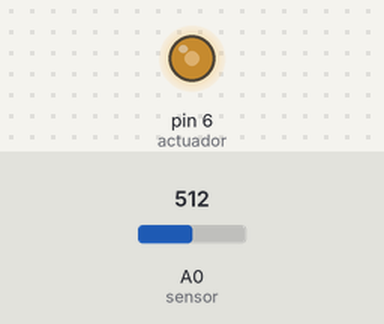
The sketch below on a simulated Arduino Uno, built with avr-gcc and run on an emulated ATmega328P. Shown: output pins drawn as LEDs (lit = HIGH). Inputs (shaded band) come from the test bench; at power-on: A0 (sensor) = 512.

Above: at 1.2 s.
1.3 s: A0 (sensor) set to 716
At 2.3 s:
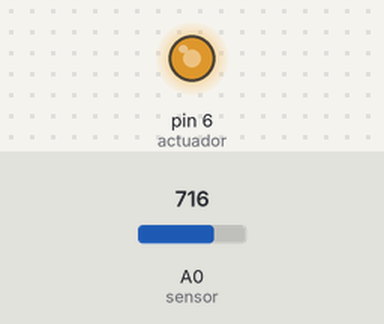
2.8 s: A0 (sensor) set to 900
At 3.5 s:
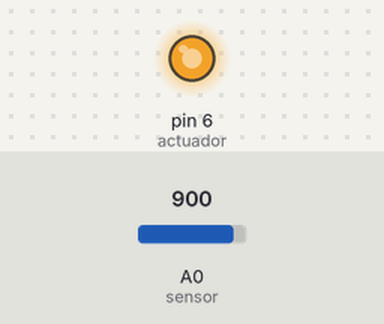
4.3 s: A0 (sensor) set to 122
At 4.8 s:
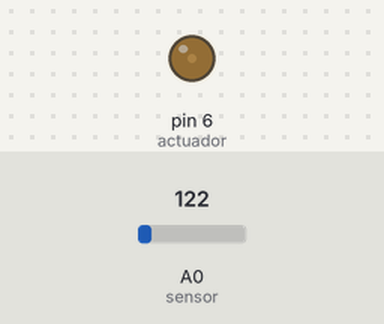
5.8 s: A0 (sensor) set to 0
At 7.2 s:
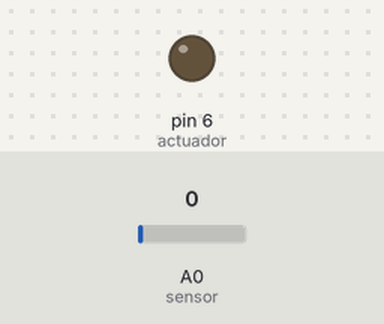
Timing chart, 0 to 8.3 s (numbered marks = the images above; inputs shaded):
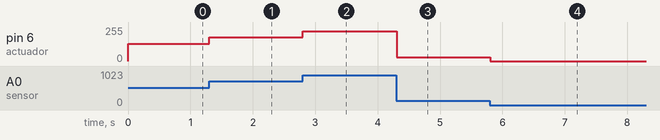

The sketch:

P8.ino
```cpp
// P8
int sensor = A0;
int actuador = 6;

void setup() {
	Serial.begin(9600);
}

int v;
void loop() {
	v = analogRead(sensor);
	v = v / 4;
	analogWrite(actuador, v);
	delay(100);
}
```

Measured:
- after the input at 1.3 s, pin 6 (actuador): 128/255 → 179/255 at once
- after the input at 2.8 s, pin 6 (actuador): 179/255 → 225/255 at once
- after the input at 4.3 s, pin 6 (actuador): 225/255 → 30/255 at once
- after the input at 5.8 s, pin 6 (actuador): 30/255 → 0/255 at once
